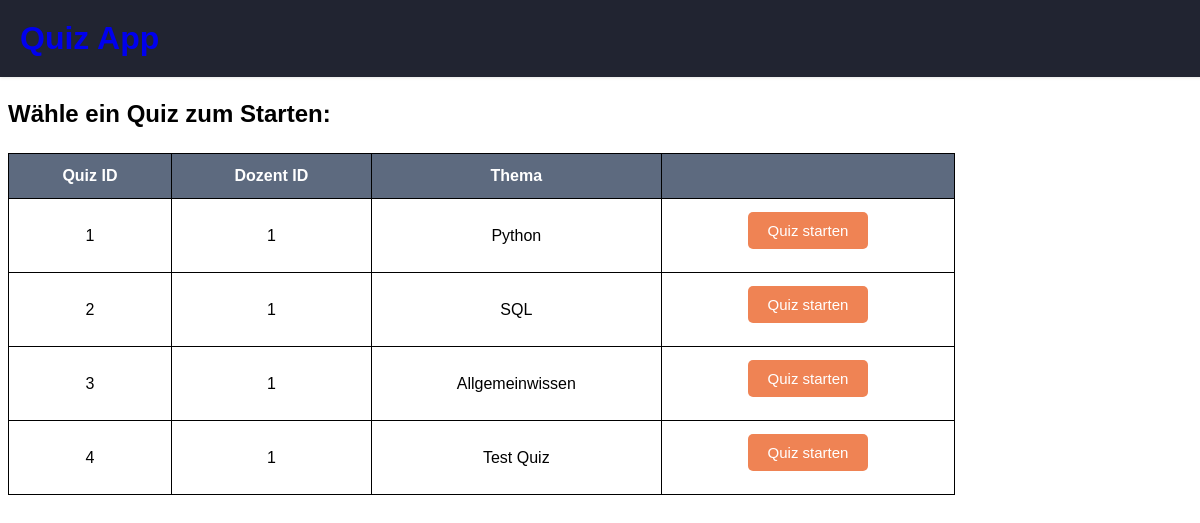
The page /playQuizzes.html on the database its author committed.
### tables this page shows
CREATE TABLE quiz (
    	quiz_id INTEGER PRIMARY KEY AUTOINCREMENT,
    	dozent_id int,
    	thema varchar(20),   
    	freigegeben boolean DEFAULT 0,  --New Attribute for release status
    	FOREIGN KEY (dozent_id) REFERENCES dozent (dozent_id)
    );

### app.py (the view)
@app.route('/playQuizzes.html')
def playQuizzes():
    result = getAllQuizzes()
    return render_template("playQuizzes.html", result=result)

### database.py (called while the page is built)
def connectDatabase():
    conn = sqlite3.connect('database.db')
    return conn

def getAllQuizzes(include_unreleased=True):
    conn = connectDatabase()
    conn.row_factory = sqlite3.Row
    cur = conn.cursor()
    if include_unreleased:
        cur.execute("SELECT * FROM quiz")
    else:
        cur.execute("SELECT * FROM quiz WHERE freigegeben = 1")
    allQuizzes = cur.fetchall()
    conn.close()
    return allQuizzes

### templates/playQuizzes.html (shortened to what this page needs)
{% extends 'base.html' %}
{% block body %}
    <header>
        <h1> <a href="/index.html">Quiz App </a></h1>
    </header>
    <h2>Wähle ein Quiz zum Starten:</h2>
    <table class="quiz_table">
        <thead>
            <tr>
                <th>Quiz ID</th>
                <th>Dozent ID</th>
                <th>Thema</th>
                <th> </th>
            </tr>
        </thead>
        <tbody>
            {% for quiz in result %}
                {% if quiz["freigegeben"] %}
                <tr>
                    <td>{{ quiz["quiz_id"] }}</td>
                    <td>{{ quiz["dozent_id"] }}</td>
                    <td>{{ quiz["thema"]}}</td>
                    <td><a href="{{ url_for('startQuiz', quiz_id=quiz['quiz_id']) }}" class="link" style="text-align: center">Quiz starten</a></td>
                </tr>
                {% endif %}
            {% endfor %}
        </tbody>
    </table>
{% endblock %}

### static/css/stylesheet.css (style rules this page uses)
body { font-family: Arial, sans-serif; }
header { position: fixed; top: 0; left: 0; width: 100%; background-color: #212431; color: #fff; padding: 20px; box-shadow: 0px 1px 3px rgba(0, 0, 0, 0.1); }
h1 { margin: 0; padding: 0; }
h2 { margin-top: 100px; }
a { text-decoration: none; margin-bottom: 10px; }
.link { display: inline-block; padding: 10px 20px; background-color: #EF8354; color: #fff; text-decoration: none; border-radius: 5px; border: none; cursor: pointer; transition: 0.3s ease; font-size: 15px; }
table { border: 1px solid black; border-collapse: collapse; width: 80%; margin-top: 25px; }
th { background-color:#5D6A7F; color: white; }
th, td { text-align: center; padding: 13px; border: 1px solid black; }

### rows shown on the page
quiz: quiz_id "1", dozent_id "1", thema "Python"
quiz: quiz_id "2", dozent_id "1", thema "SQL"
quiz: quiz_id "3", dozent_id "1", thema "Allgemeinwissen"
quiz: quiz_id "4", dozent_id "1", thema "Test Quiz"
